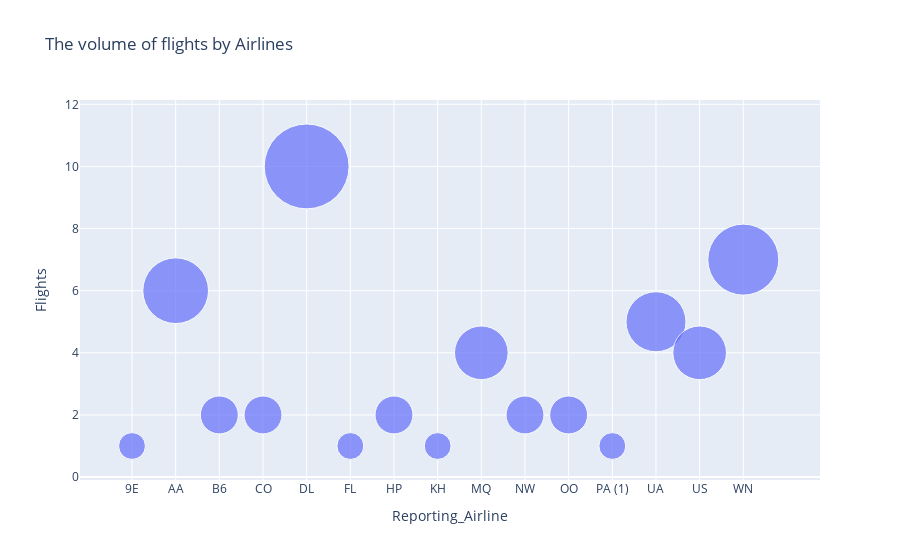

The notebook cell saved with this chart:
### Code cell
# create fig object using px.scatter
fig = px.scatter(flights_bubble,
                x='Reporting_Airline',
                y='Flights',
                size='Flights',
                hover_name='Reporting_Airline',
                title='The volume of flights by Airlines',
                size_max=60)
# display
fig.show()

### Figure 1 — Plotly figure (JSON) as saved in the notebook; plotly's stock layout.template omitted (floating-point values rounded to 4 significant figures)
{"data": [{"hovertemplate": "<b>%{hovertext}</b><br><br>Reporting_Airline=%{x}<br>Flights=%{marker.size}<extra></extra>", "hovertext": ["9E", "AA", "B6", "CO", "DL", "FL", "HP", "KH", "MQ", "NW", "OO", "PA (1)", "UA", "US", "WN"], "legendgroup": "", "marker": {"color": "#636efa", "size": [1, 6, 2, 2, 10, 1, 2, 1, 4, 2, 2, 1, 5, 4, 7], "sizemode": "area", "sizeref": 0.002778, "symbol": "circle"}, "mode": "markers", "name": "", "orientation": "v", "showlegend": false, "type": "scatter", "x": ["9E", "AA", "B6", "CO", "DL", "FL", "HP", "KH", "MQ", "NW", "OO", "PA (1)", "UA", "US", "WN"], "xaxis": "x", "y": [1, 6, 2, 2, 10, 1, 2, 1, 4, 2, 2, 1, 5, 4, 7], "yaxis": "y"}], "layout": {"legend": {"itemsizing": "constant", "tracegroupgap": 0}, "title": {"text": "The volume of flights by Airlines"}, "xaxis": {"anchor": "y", "domain": [0, 1], "title": {"text": "Reporting_Airline"}}, "yaxis": {"anchor": "x", "domain": [0, 1], "title": {"text": "Flights"}}}}
